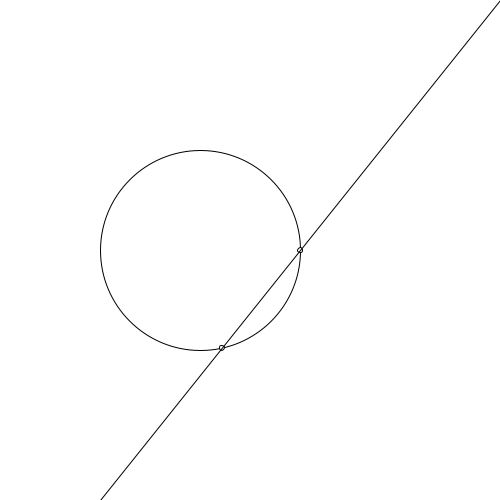
Frame 1 (no input)
Frame 60 (the mouse pressed at the canvas centre just before this capture): identical to frame 1, image omitted
Frame 120 (the mouse held since frame 60 and released just before this capture): identical to frame 1, image omitted

The Processing sketch that drew this single still picture (run headless with seeded random() and noise(); from frame 60 on, the mouse is pressed at the canvas centre):

// Processing sketch: line_circle_intersection
// ── line_circle_intersection.pde
void setup(){
  size(500,500);
}
void draw(){
  background(255);
  float x1=100;
  float y1=500;
  float x2=500;
  float y2=0;
  float r=100;
  float p=200;
  float q=250;
 lineCircleInX(x1,y1,x2,y2,p,q,r);
}
void lineCircleInX(float x1, float y1, float x2, float y2, float p, float q, float r){
  ellipse(p,q,2*r,2*r);
  float m=(y2-y1)/(x2-x1);
  float c=y1-m*x1;
  float A=(sq(m)+1);
  float B=2*((m*c)-(m*q)-p);
  float C=(sq(p)+sq(q)+sq(c)-sq(r)-(2*c*q));
  float t=sqrt(sq(B) - 4*A*C);
  float x=(-B-t)/(2*A);
  float x_=(-B+t)/(2*A);
  float y=m*x + c;
  float y_=m*x_ + c;
  ellipse(x,y,5,5);
  ellipse(x_,y_,5,5);
  println(x,y);
  line(x1,y1,x2,y2);  
}
